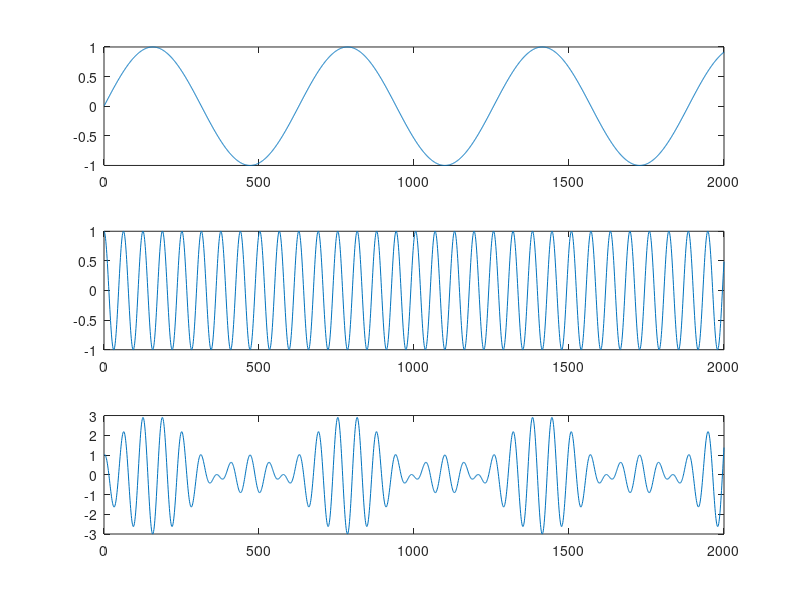

Recreate this plot in MATLAB.
t = 1:2000;

A_x = 1;
omega_x = 0.01;
phi_x = 0;
x = A_x * sin(omega_x * t + phi_x);

A_y = 1;
omega_y = 0.1;
phi_y = 0;
y = A_y * cos(omega_y * t + phi_y);

k = 2

z = (1 + k * x) .* y

figure;
subplot(3, 1, 1)
plot(t, x);

subplot(3, 1, 2)
plot(t, y);

subplot(3, 1, 3)
plot(t, z);
